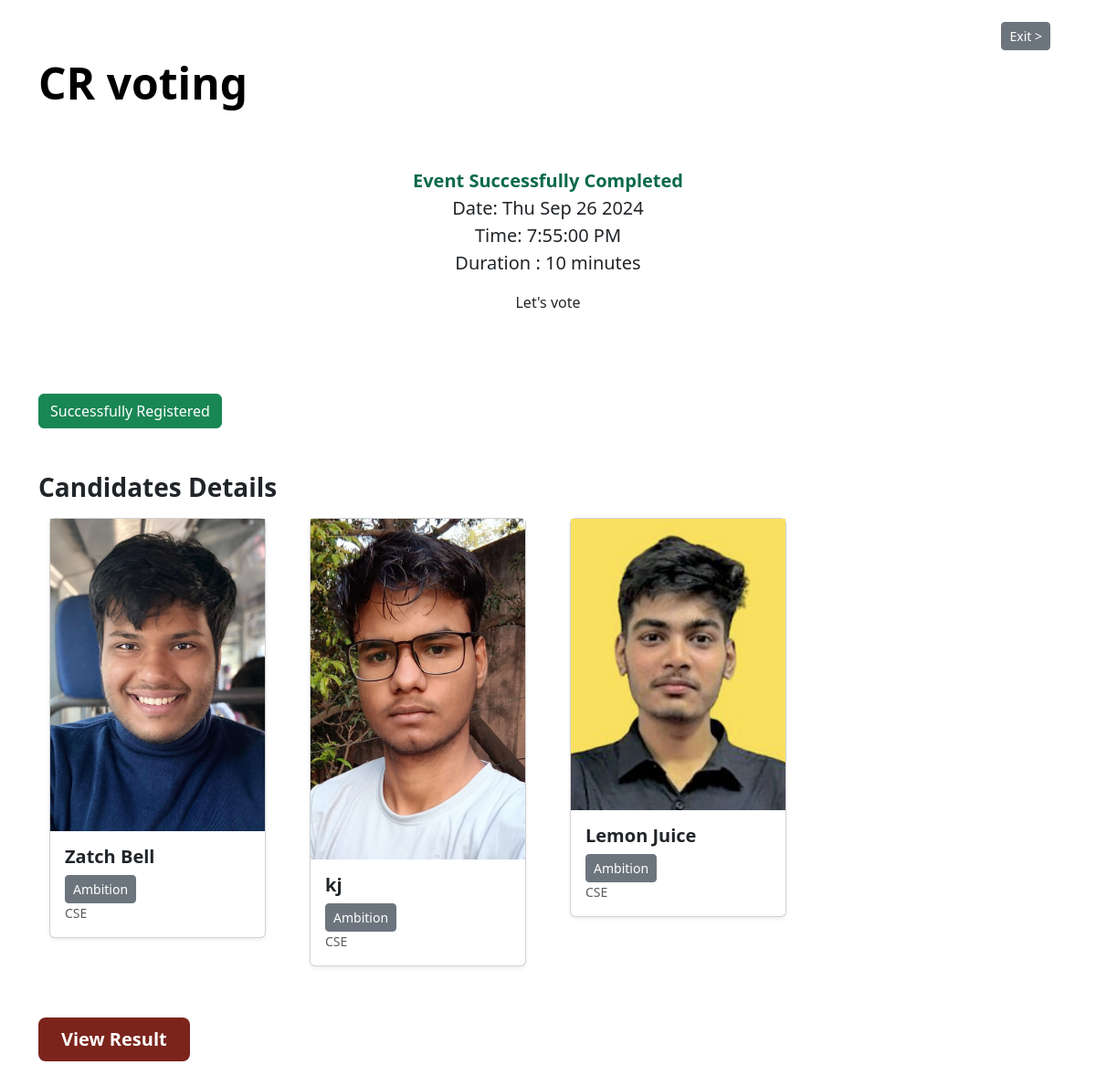
Screenshot of /3/1/explore with the database file from the repository.
### application/models.py (models this page shows)
class Event(db.Model):
    id=db.Column(db.Integer(),primary_key=True)
    createTime=db.Column(db.DateTime)
    organizerId=db.Column(db.Integer(),db.ForeignKey('user.id'))
    title=db.Column(db.String(),default='x')
    desc=db.Column(db.String(),default='x')
    endTime=db.Column(db.DateTime,nullable=False)
    startTime=db.Column(db.DateTime,nullable=False)
    isApproved=db.Column(db.Boolean,default=False)
    voterCount=db.Column(db.Integer(),default=0)
    durHour=db.Column(db.Integer())
    durMin=db.Column(db.Integer())
    numWinners=db.Column(db.Integer(),default=1)
    votes=db.relationship('Vote',backref='event')

class Vote(db.Model):
    id=db.Column(db.Integer,primary_key=True)
    eventId=db.Column(db.Integer,db.ForeignKey('event.id'))
    userId=db.Column(db.Integer,db.ForeignKey('user.id'))
    role=db.Column(db.String())
    candidature=db.Column(db.Integer,default=-1)
    motive=db.Column(db.String())
    branch=db.Column(db.String())
    gender=db.Column(db.String())
    vCount=db.Column(db.Integer,default=0)
    vote=db.Column(db.Boolean,default=False)

class User(db.Model):
    id=db.Column(db.Integer,primary_key=True)
    name=db.Column(db.String())
    registered=db.Column(db.Boolean,default=False)
    otp=db.Column(db.Integer)
    email=db.Column(db.String(),nullable=False,unique=True)
    pwd=db.Column(db.String())
    login=db.Column(db.Boolean,default=False)
    gender=db.Column(db.String(),default='x')
    school=db.Column(db.String(),default='x')
    batch=db.Column(db.String(),default='x')
    branch=db.Column(db.String(),default='x')
    candidateProfile=db.Column(db.String(120),nullable=True)
    events=db.relationship('Event',backref='user')
    votes=db.relationship('Vote',backref='user')

### application/controllers.py (the view)
@app.route('/<userId>/<eventId>/explore')
def exploreEvent(userId,eventId):
    event=Event.query.get(eventId)
    cand=[]
    user=User.query.get(userId)
    vote=event.votes
    for v in vote:
        if v.candidature==0:
            cand+=[User.query.get(v.userId)]
    vuser=Vote.query.filter_by(userId=userId,eventId=eventId).first()
    return render_template('explore-events.html',event=event,user=user,vote=vote,cand=cand,vuser=vuser)

### templates/explore-events.html (shortened to what this page needs)
<!DOCTYPE html>
<html lang="en">
<head>
    <link href="https://cdn.jsdelivr.net/npm/bootstrap@5.3.3/dist/css/bootstrap.min.css" rel="stylesheet">
    <link rel="stylesheet" href="/static/explore-events.css">
</head>
<body>
  <div class="container">
    <div class="d-grid gap-2 d-md-flex justify-content-md-end pt-4 pb-3">
      <a type="button" class="btn btn-secondary btn-sm btn-lg me-md-2" href="/{{user.id}}/home">Exit ></a>
    </div>
    <div class="d-flex justify-content-between align-items-center pb-5" >
      <div style="display: flex;align-items: center;">
        <h2 class="display-5 fw-bold text-body-emphasis" style="line-height: 40px;">{{event.title}}</h2>
      </div>
    </div>
    <div class="g-2 py-2 text-center d-flex justify-content-center pb-4 pt-3">
      <div class="text-center col-md-8 col-lg-8 col-sm-12">
        {%if event.startTime>event.startTime.now()%}
        <small class="fs-5" style="color: #0a694b; font-weight: 700;" id="timer">Starts in </small>
        <p class="fs-5" id="startTimer" style="display: none;">{{event.startTime}}w{{event.endTime}}</p>
        {%elif event.endTime>event.endTime.now()%}
        <small class="fs-5" style=" color: red; font-weight: 700;" id="timer">Ends in </small>
        <p class="fs-5" style="display: none;" id="startTimer">{{event.endTime}}</p>
        {%else%}
        <small class="fs-5" style="color: #0a694b; font-weight: 700;">Event Successfully Completed</small>
        {%endif%}
          <p class="fs-5" id="startDate" style="font-size:large;">Start Date : {{event.startTime}}<br>Duration : {%if event.durHour%}{{event.durHour}} hours{%else%}{{event.durMin}} minutes{%endif%}</p>
          <p id="lead" >{{event.desc}}</p>
      </div>
    </div>
    {%for v in vote%}
    {%if v.userId==user.id and v.role=="candidate"%}
    <div class="d-grid gap-2 d-md-flex justify-content-md-start mt-5 mb-5" id="r-cand">
      {%if v.role=='candidate'%}
      {%if v.candidature==-1 and event.startTime>event.startTime.now()%}
      <a type="button" class="btn btn-primary btn-lg px-4 me-md-2" href="/{{user.id}}/{{event.id}}/register">Register as a Candidate</a>
      {%else%}
      <button class="btn btn-success">Successfully Registered</button>
      {%endif%}
      {%endif%}
    </div>
    {%endif%}
    {%endfor%}
    {%if cand|length>0%}
    <div>
      <h3 style="font-weight: 700;">Candidates Details</h3>
    </div>
    {%endif%}
    <div class="album py-2 bg-body">
      <div class="container">
        <div class="row row-cols-1 row-cols-sm-2 row-cols-md-4 g-5">
          {%for v in vote%}
            {%if v.role=="candidate" and v.candidature>=0%}
              {%for c in cand%}
                {%if v.userId==c.id%}
                  <div class="col">
                    <div class="card shadow-sm">
                      <img src=/static/images/{{c.candidateProfile}} alt="">
                      <div class="card-body">
                        <h5 style="font-weight: 700;">{{c.name}}</h5>
                        <button  class="btn btn-secondary btn-sm" data-bs-toggle="collapse" data-bs-target="#demo{{loop.index}}">Ambition</button>
                        <div class="d-flex justify-content-between align-items-center" >
                          <small class="text-body-secondary">{{v.branch}}</small>
                        </div>
                      </div>
                    </div>
                  </div>
                  {%endif%}
                {%endfor%}
           {%endif%}
          {%endfor%}
        </div>
      </div>
    </div>
    {% if (event.endTime>event.endTime.now()) %}
    {%if not vuser.vote %}
    {%if (event.startTime<event.startTime.now())%}
    <p id="link" style="display:none">/{{user.id}}/{{event.id}}/vote</p>
      <div class="d-grid gap-2 d-md-flex justify-content-md-start mt-5 mb-5">
        <button type="button" class="btn btn-primary btn-lg px-4 me-md-2" id="VButton" >Vote</button>
      </div>
      {%endif%}
      <div class="d-grid gap-2 d-md-flex justify-content-md-start mt-5 mb-5">
        <button type="button" class="btn btn-primary btn-lg px-4 me-md-2" id="vote" >Vote</button>
      </div>
    {%else%}
    <div class="d-grid gap-2 d-md-flex justify-content-md-start mt-5 mb-5">
      <button type="button" class="btn btn-success btn-lg px-4 me-md-2" target="_blank">Successfully Voted</button>
    </div>
    {%endif%}
    {%else%}
    <div class="d-grid gap-2 d-md-flex justify-content-md-start mt-5 mb-5">
      <a type="button" class="btn btn-lg px-4 me-md-2 fw-bold" style="background-color: #7b241c;color: white;" href="/{{event.id}}/result">View Result</a>
    </div>
    {%endif%}
    </div>
</body>
</html>

### rows the page displays
Event: title "CR voting", desc "Let's vote"
Vote: role "Successfully Registered", branch "CSE"
Vote: branch "CSE"
User: candidateProfile (picture), name "Zatch Bell"
User: candidateProfile (picture), name "kj"
Vote: branch "CSE"
User: candidateProfile (picture), name "Lemon Juice"
